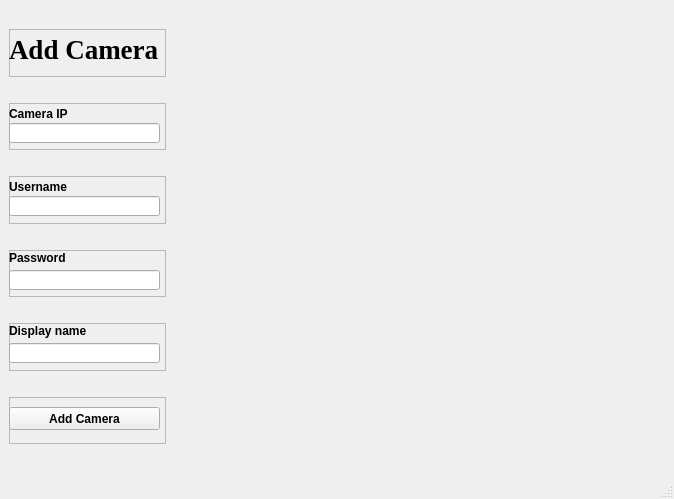
<?xml version="1.0" encoding="UTF-8"?>
<ui version="4.0">
 <class>MainWindow</class>
 <widget class="QMainWindow" name="MainWindow">
  <property name="geometry">
   <rect>
    <x>0</x>
    <y>0</y>
    <width>674</width>
    <height>499</height>
   </rect>
  </property>
  <property name="windowTitle">
   <string>MainWindow</string>
  </property>
  <widget class="QWidget" name="centralwidget">
   <layout class="QVBoxLayout" name="verticalLayout">
    <item>
     <widget class="QFrame" name="frame">
      <property name="minimumSize">
       <size>
        <width>0</width>
        <height>48</height>
       </size>
      </property>
      <property name="maximumSize">
       <size>
        <width>157</width>
        <height>48</height>
       </size>
      </property>
      <property name="font">
       <font>
        <family>Times New Roman</family>
        <pointsize>20</pointsize>
        <weight>75</weight>
        <bold>true</bold>
       </font>
      </property>
      <property name="frameShape">
       <enum>QFrame::StyledPanel</enum>
      </property>
      <property name="frameShadow">
       <enum>QFrame::Raised</enum>
      </property>
      <property name="lineWidth">
       <number>0</number>
      </property>
      <widget class="QLabel" name="label">
       <property name="geometry">
        <rect>
         <x>0</x>
         <y>0</y>
         <width>181</width>
         <height>41</height>
        </rect>
       </property>
       <property name="minimumSize">
        <size>
         <width>181</width>
         <height>0</height>
        </size>
       </property>
       <property name="maximumSize">
        <size>
         <width>181</width>
         <height>41</height>
        </size>
       </property>
       <property name="font">
        <font>
         <family>Times New Roman</family>
         <pointsize>20</pointsize>
         <weight>75</weight>
         <bold>true</bold>
        </font>
       </property>
       <property name="text">
        <string>Add Camera</string>
       </property>
      </widget>
     </widget>
    </item>
    <item>
     <widget class="QFrame" name="frame_2">
      <property name="minimumSize">
       <size>
        <width>157</width>
        <height>47</height>
       </size>
      </property>
      <property name="maximumSize">
       <size>
        <width>157</width>
        <height>47</height>
       </size>
      </property>
      <property name="frameShape">
       <enum>QFrame::StyledPanel</enum>
      </property>
      <property name="frameShadow">
       <enum>QFrame::Raised</enum>
      </property>
      <property name="lineWidth">
       <number>0</number>
      </property>
      <widget class="QLabel" name="label_2">
       <property name="geometry">
        <rect>
         <x>0</x>
         <y>0</y>
         <width>81</width>
         <height>21</height>
        </rect>
       </property>
       <property name="font">
        <font>
         <weight>75</weight>
         <bold>true</bold>
        </font>
       </property>
       <property name="text">
        <string>Camera IP</string>
       </property>
      </widget>
      <widget class="QLineEdit" name="inputCamIP">
       <property name="geometry">
        <rect>
         <x>0</x>
         <y>20</y>
         <width>151</width>
         <height>20</height>
        </rect>
       </property>
       <property name="minimumSize">
        <size>
         <width>151</width>
         <height>0</height>
        </size>
       </property>
      </widget>
     </widget>
    </item>
    <item>
     <widget class="QFrame" name="frame_3">
      <property name="minimumSize">
       <size>
        <width>157</width>
        <height>48</height>
       </size>
      </property>
      <property name="maximumSize">
       <size>
        <width>157</width>
        <height>48</height>
       </size>
      </property>
      <property name="frameShape">
       <enum>QFrame::StyledPanel</enum>
      </property>
      <property name="frameShadow">
       <enum>QFrame::Raised</enum>
      </property>
      <property name="lineWidth">
       <number>0</number>
      </property>
      <widget class="QLabel" name="label_3">
       <property name="geometry">
        <rect>
         <x>0</x>
         <y>0</y>
         <width>71</width>
         <height>21</height>
        </rect>
       </property>
       <property name="font">
        <font>
         <weight>75</weight>
         <bold>true</bold>
        </font>
       </property>
       <property name="text">
        <string>Username</string>
       </property>
      </widget>
      <widget class="QLineEdit" name="inputCamUsername">
       <property name="geometry">
        <rect>
         <x>0</x>
         <y>20</y>
         <width>151</width>
         <height>20</height>
        </rect>
       </property>
       <property name="minimumSize">
        <size>
         <width>151</width>
         <height>0</height>
        </size>
       </property>
      </widget>
     </widget>
    </item>
    <item>
     <widget class="QFrame" name="frame_4">
      <property name="minimumSize">
       <size>
        <width>157</width>
        <height>47</height>
       </size>
      </property>
      <property name="maximumSize">
       <size>
        <width>157</width>
        <height>47</height>
       </size>
      </property>
      <property name="frameShape">
       <enum>QFrame::StyledPanel</enum>
      </property>
      <property name="frameShadow">
       <enum>QFrame::Raised</enum>
      </property>
      <property name="lineWidth">
       <number>0</number>
      </property>
      <widget class="QLabel" name="label_4">
       <property name="geometry">
        <rect>
         <x>0</x>
         <y>0</y>
         <width>61</width>
         <height>16</height>
        </rect>
       </property>
       <property name="font">
        <font>
         <weight>75</weight>
         <bold>true</bold>
        </font>
       </property>
       <property name="text">
        <string>Password</string>
       </property>
      </widget>
      <widget class="QLineEdit" name="inputCamPassword">
       <property name="geometry">
        <rect>
         <x>0</x>
         <y>20</y>
         <width>151</width>
         <height>20</height>
        </rect>
       </property>
       <property name="minimumSize">
        <size>
         <width>151</width>
         <height>0</height>
        </size>
       </property>
      </widget>
     </widget>
    </item>
    <item>
     <widget class="QFrame" name="frame_5">
      <property name="minimumSize">
       <size>
        <width>157</width>
        <height>48</height>
       </size>
      </property>
      <property name="maximumSize">
       <size>
        <width>157</width>
        <height>48</height>
       </size>
      </property>
      <property name="frameShape">
       <enum>QFrame::StyledPanel</enum>
      </property>
      <property name="frameShadow">
       <enum>QFrame::Raised</enum>
      </property>
      <property name="lineWidth">
       <number>0</number>
      </property>
      <widget class="QLabel" name="label_5">
       <property name="geometry">
        <rect>
         <x>0</x>
         <y>0</y>
         <width>91</width>
         <height>16</height>
        </rect>
       </property>
       <property name="font">
        <font>
         <weight>75</weight>
         <bold>true</bold>
        </font>
       </property>
       <property name="text">
        <string>Display name</string>
       </property>
      </widget>
      <widget class="QLineEdit" name="inputCamDisplayName">
       <property name="geometry">
        <rect>
         <x>0</x>
         <y>20</y>
         <width>151</width>
         <height>20</height>
        </rect>
       </property>
       <property name="minimumSize">
        <size>
         <width>151</width>
         <height>0</height>
        </size>
       </property>
      </widget>
     </widget>
    </item>
    <item>
     <widget class="QFrame" name="frame_6">
      <property name="minimumSize">
       <size>
        <width>157</width>
        <height>47</height>
       </size>
      </property>
      <property name="maximumSize">
       <size>
        <width>157</width>
        <height>47</height>
       </size>
      </property>
      <property name="frameShape">
       <enum>QFrame::StyledPanel</enum>
      </property>
      <property name="frameShadow">
       <enum>QFrame::Raised</enum>
      </property>
      <property name="lineWidth">
       <number>0</number>
      </property>
      <widget class="QPushButton" name="addCamBtn">
       <property name="geometry">
        <rect>
         <x>0</x>
         <y>10</y>
         <width>151</width>
         <height>23</height>
        </rect>
       </property>
       <property name="minimumSize">
        <size>
         <width>151</width>
         <height>0</height>
        </size>
       </property>
       <property name="font">
        <font>
         <weight>75</weight>
         <bold>true</bold>
        </font>
       </property>
       <property name="text">
        <string>Add Camera</string>
       </property>
      </widget>
     </widget>
    </item>
   </layout>
  </widget>
  <widget class="QStatusBar" name="statusbar"/>
 </widget>
 <resources/>
 <connections/>
</ui>
